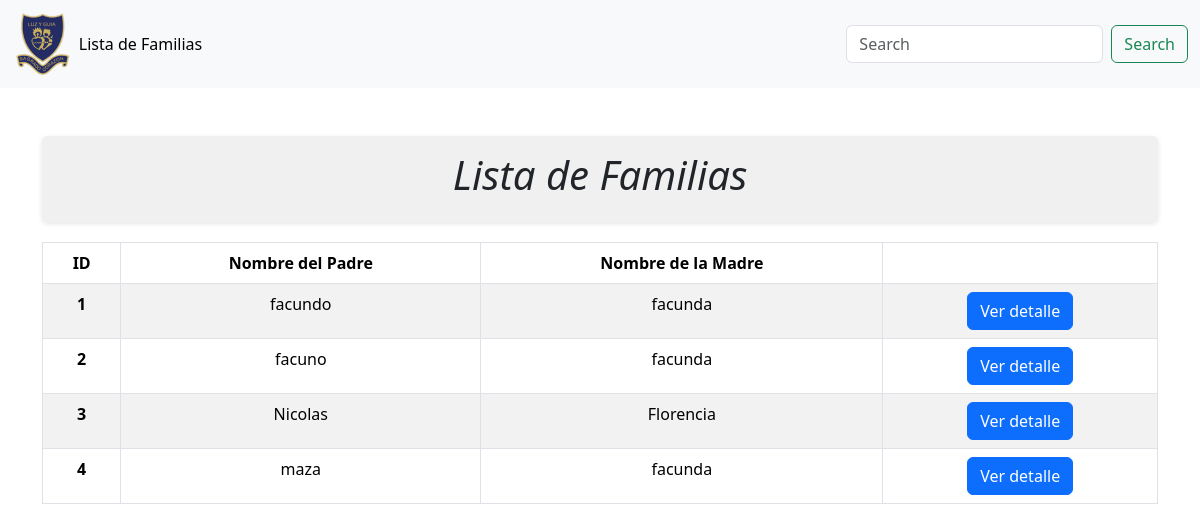
The app's page /familias/, older data.
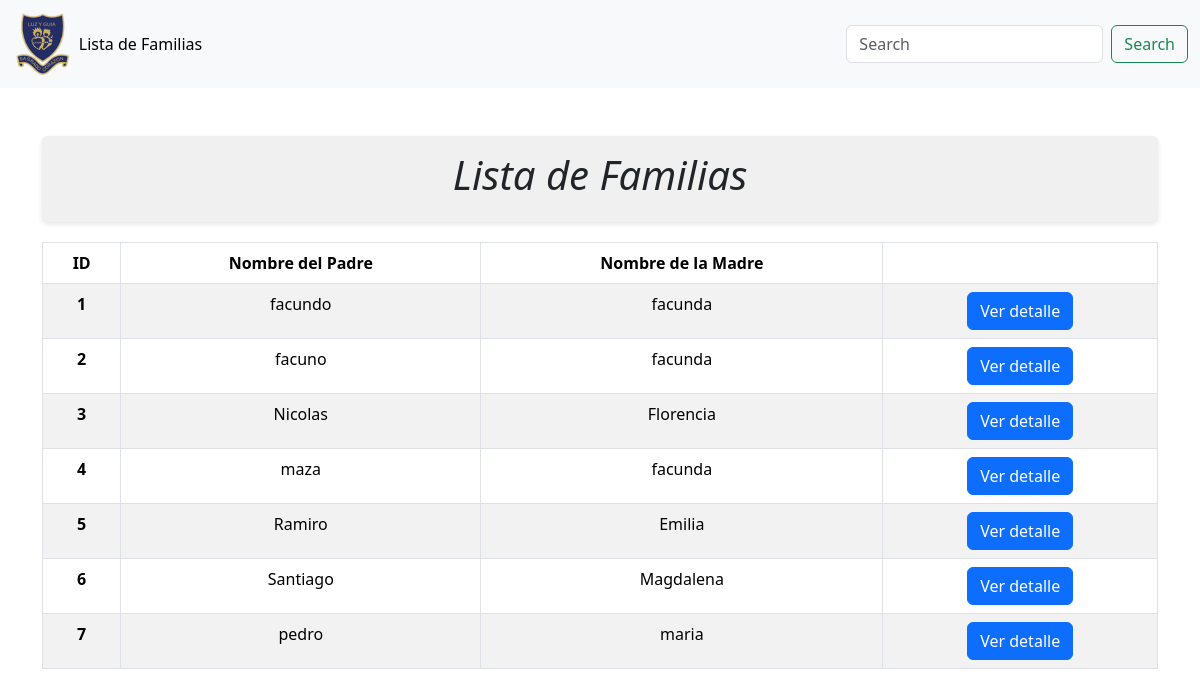
The same page, newer data.
### colegio/models.py (models this page shows, shortened)
class Familias(models.Model):
    id = models.AutoField(primary_key=True)
    nombre_papa = models.CharField(max_length=255)
    apellido_papa = models.CharField(max_length=255)
    dni_padre = models.CharField(max_length=255)
    domicilio_papa = models.CharField(max_length=255)
    domicilio_laboral_papa = models.CharField(max_length=255)
    telofono_fijo = models.IntegerField()
    celular_papa = models.CharField(max_length=255)
    ocupacion_papa = models.CharField(max_length=255)
    email_papa = models.CharField(max_length=255)
    nombre_mama = models.CharField(max_length=255)
    apellido_mama = models.CharField(max_length=255)
    dni_mama = models.CharField(max_length=255)
    domicilio_mama = models.CharField(max_length=255)
    domicilio_laboral_papa = models.CharField(max_length=255)
    celular_mama = models.CharField(max_length=255)
    telofono_fijo = models.IntegerField(default='00')
    ocupacion_mama = models.CharField(max_length=255)
    email_mama = models.CharField(max_length=255)
    fecha_creacion = models.DateTimeField(default=timezone.now)
    fecha_modificacion = models.DateTimeField(default=timezone.now)

### colegio/views.py (the view)
# urls.py: path('familias/', views.familias, name= "familias"), #MOSTRARFAMILIAS
def familias(request):
    familia = Familias.objects.all()
    return render(request, "familias.html", {'familia': familia})

### templates/familias.html (shortened to what this page needs)
{% load static %}
<!DOCTYPE html>
<html lang="en">
<head>
    <link href="https://cdn.jsdelivr.net/npm/bootstrap@5.3.3/dist/css/bootstrap.min.css" rel="stylesheet">
    <link rel="stylesheet" href="https://cdn.jsdelivr.net/npm/bootstrap-icons@1.11.3/font/bootstrap-icons.min.css">
</head>
<body>
    <header>
        <nav class="navbar navbar-expand-lg bg-body-tertiary">
            <div class="container-fluid">
              <img src="{% static 'img/escudo.png' %}" width="5%" alt="Logo">
              <div class="collapse navbar-collapse" id="navbarSupportedContent">
                <ul class="navbar-nav me-auto mb-2 mb-lg-0">
                  <li class="nav-item">
                    <a class="nav-link active" aria-current="page" href='{% url 'home'%}'>Lista de Familias</a>
                  </li>
                </ul>
                <form class="d-flex" role="search">
                  <input class="form-control me-2" type="search" placeholder="Search" aria-label="Search">
                  <button class="btn btn-outline-success" type="submit">Search</button>
                </form>
              </div>
            </div>
          </nav>
    </header>
    <div class="container mt-5">
        <div class="title-block">
            <h1 class="text-center">Lista de Familias</h1>
        </div>
        <div class="table-container">
            <table class="table table-striped table-bordered text-center" style="width: 100%;">
                <thead>
                    <tr>
                        <th scope="col">ID</th>
                        <th scope="col">Nombre del Padre</th>
                        <th scope="col">Nombre de la Madre</th>
                        <th scope="col"></th>
                    </tr>
                </thead>
                <tbody>
                    {% for fam in familia %}
                    <tr>
                        <th scope="row">{{ forloop.counter }}</th>
                        <td>{{ fam.nombre_papa }}</td>
                        <td>{{ fam.nombre_mama }}</td>
                        <td>
                            <a href="{% url 'detallefamilia' fam.id %}" class="btn btn-primary">Ver detalle</a>
                        </td>
                    </tr>
                    {% endfor %}
                </tbody>
            </table>
        </div>
    </div>
</body>
</html>

Row changes from the older to the newer data that the page shows:
added Familias: nombre_papa "Ramiro", nombre_mama "Emilia"
added Familias: nombre_papa "Santiago", nombre_mama "Magdalena"
added Familias: nombre_papa "pedro", nombre_mama "maria"
